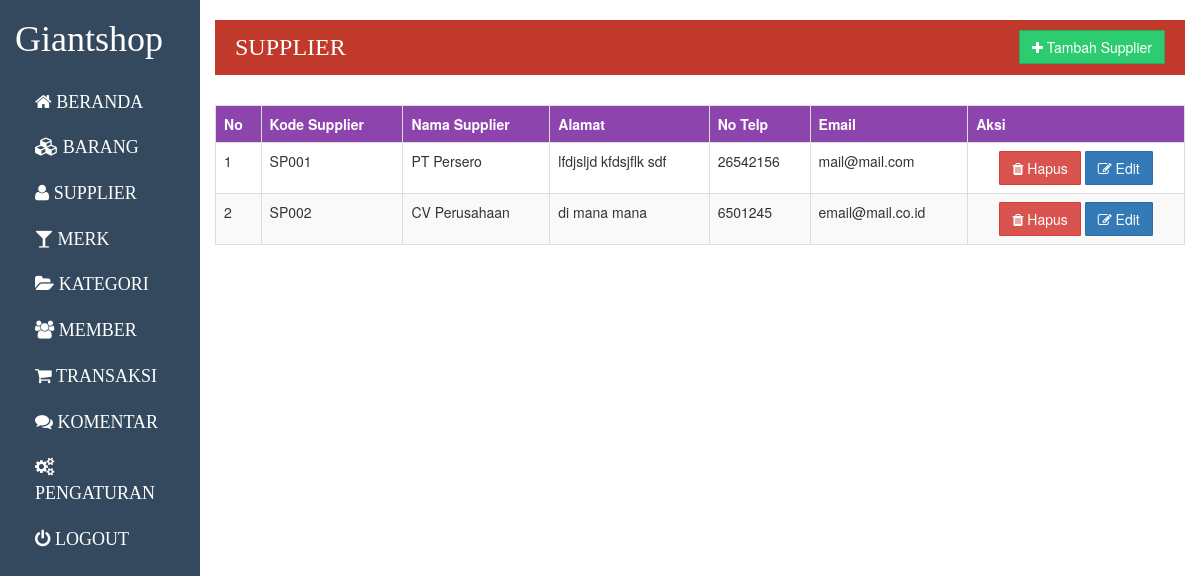
Screenshot of /admin/index.php?p=supplier (signed in) with the database file from the repository.
### tables this page shows
CREATE TABLE IF NOT EXISTS `supplier` (
  `kdsupplier` char(5) NOT NULL,
  `nmsupplier` varchar(50) NOT NULL,
  `alamt` varchar(200) NOT NULL,
  `notelp` varchar(15) NOT NULL,
  `email` varchar(30) DEFAULT NULL
);

### admin/operation/supplier/index.php (the view)
<div class="title">
	<h3>supplier</h3>
	<a href="?p=tambahsupplier" class="btn btn-success"><i class="fa fa-plus"></i> Tambah Supplier</a>
</div>
<table cellspacing=0 class="table table-striped table-bordered">
	<tr>
		<th>No</th>
		<th>Kode Supplier</th>
		<th>Nama Supplier</th>
		<th>Alamat</th>
		<th>No Telp</th>
		<th>Email</th>
		<th>Aksi</th>
	</tr>
<?php
$q = "SELECT * FROM `supplier` ORDER BY 'kdsupplier' ASC";
$sql = mysql_query($q);
$no = 1;
while($res = mysql_fetch_array($sql)){?>
	<tr>
		<td><?php echo $no; ?></td>
		<td><?php echo $res[0]; ?></td>
		<td><?php echo $res[1]; ?></td>
		<td><?php echo $res[2]; ?></td>
		<td><?php echo $res[3]; ?></td>
		<td><?php echo $res[4]; ?></td>
		<td align="center">
			<a href="?p=hapussupplier&kd=<?php echo $res[0]; ?>" class="btn btn-danger" onclick="return confirm('Anda yakin mau menghapus ini?')"><i class="fa fa-trash"></i> Hapus</a>
			<a href="?p=editsupplier&kd=<?php echo $res[0]; ?>" class="btn btn-primary"><i class="fa fa-edit"></i> Edit</a>
		</td>
	</tr>
<?php
	$no++;
}
?>
</table>

### assets/css/admin.css (style rules this page uses)
table { margin: 20px auto; }
table th { background-color: #8e44ad; color: #fff; }
.title { background-color: #c0392b; color: #fff; padding: 10px 20px; margin-bottom: 30px; }
.title h3 { margin: 0; text-transform: uppercase; font-family: Langdon; display: inline-block; line-height: 35px; }
.title a { float: right; }

### rows the page displays
supplier: kdsupplier "SP001", nmsupplier "PT Persero", alamt "lfdjsljd kfdsjflk sdf", notelp "26542156", email "mail@mail.com"
supplier: kdsupplier "SP002", nmsupplier "CV Perusahaan", alamt "di mana mana", notelp "6501245", email "email@mail.co.id"
